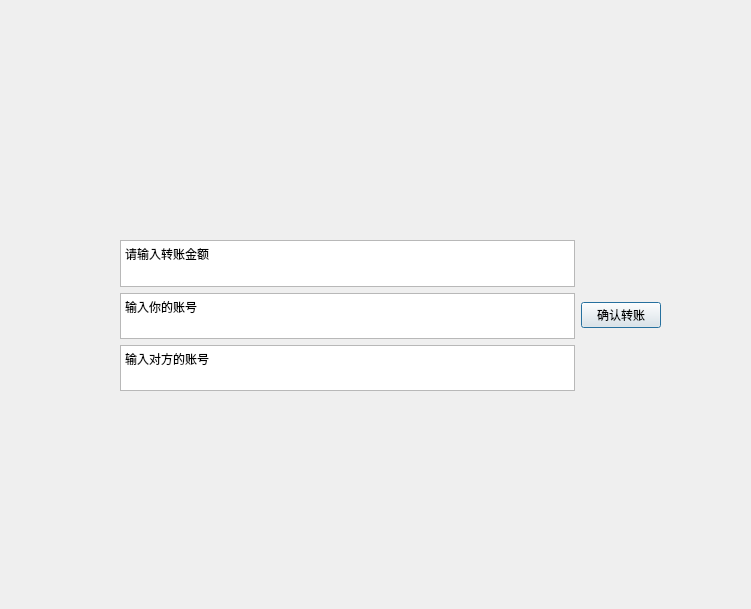
<?xml version="1.0" encoding="UTF-8"?>
<ui version="4.0">
 <class>ZhuanZhang_menu</class>
 <widget class="QDialog" name="ZhuanZhang_menu">
  <property name="geometry">
   <rect>
    <x>0</x>
    <y>0</y>
    <width>751</width>
    <height>609</height>
   </rect>
  </property>
  <property name="windowTitle">
   <string>转账操作</string>
  </property>
  <widget class="QWidget" name="horizontalLayoutWidget">
   <property name="geometry">
    <rect>
     <x>120</x>
     <y>240</y>
     <width>541</width>
     <height>151</height>
    </rect>
   </property>
   <layout class="QHBoxLayout" name="horizontalLayout">
    <item>
     <layout class="QVBoxLayout" name="verticalLayout">
      <item>
       <widget class="QPlainTextEdit" name="ZhuanZhang_JinE">
        <property name="plainText">
         <string>请输入转账金额</string>
        </property>
       </widget>
      </item>
      <item>
       <widget class="QPlainTextEdit" name="ZhuanZhang_Hao">
        <property name="plainText">
         <string>输入你的账号</string>
        </property>
       </widget>
      </item>
      <item>
       <widget class="QPlainTextEdit" name="ZhuanZhang_DuiFang">
        <property name="plainText">
         <string>输入对方的账号
</string>
        </property>
       </widget>
      </item>
     </layout>
    </item>
    <item>
     <widget class="QPushButton" name="Btn_ZhuanZhang">
      <property name="text">
       <string>确认转账</string>
      </property>
     </widget>
    </item>
   </layout>
  </widget>
 </widget>
 <resources/>
 <connections/>
</ui>
